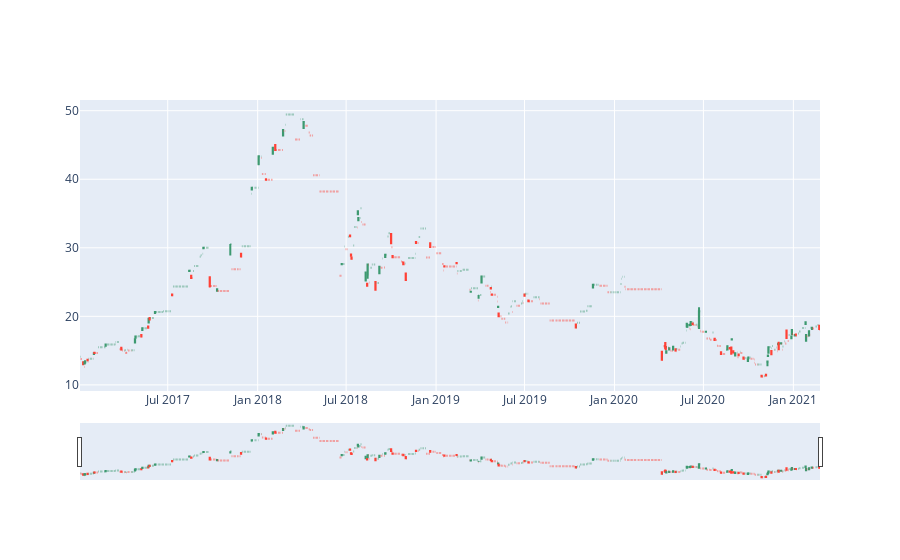

Notebook cell for this chart:
### Markdown cell above
### Veri Görselleştirme

### Code cell
fig = go.Figure(data=[go.Candlestick(x=thy_df.index,
                                    open=thy_df['Open'],
                                    high=thy_df['High'],
                                    low=thy_df['Low'],
                                    close=thy_df['Close'])])
fig.show()


# buradaki kırmızı renkli olanlar açılışın kapanıştan daha yüksek olmasıdır.

### Figure 1 — Plotly figure (JSON) as saved in the notebook; plotly's stock layout.template omitted (floating-point values rounded to 4 significant figures; data arrays with more than 128 entries replaced by an {"elided": "..."} marker saying what was removed)
{"data": [{"close": {"elided": "1043 float values"}, "high": {"elided": "1043 float values"}, "low": {"elided": "1043 float values"}, "open": {"elided": "1043 float values"}, "type": "candlestick", "x": {"elided": "1043 str values"}}], "layout": {}}
